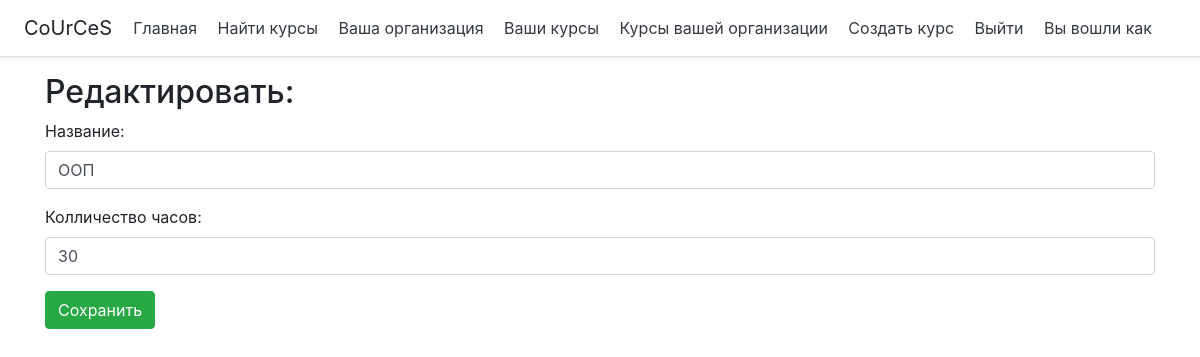
The page /edit-topic/4/ on the database as committed earlier.
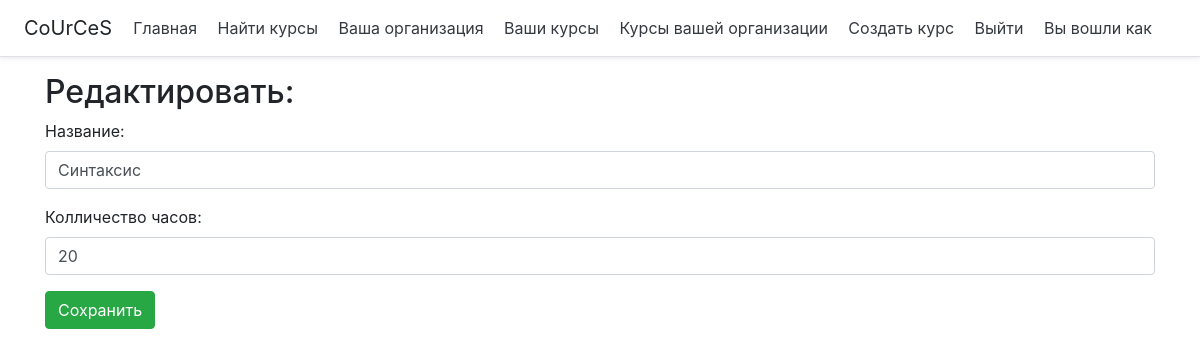
The same page on the database as committed later.
### cource/models.py (models this page shows, shortened)
class Topic(models.Model):
    cource = models.ForeignKey(Cource, on_delete = models.CASCADE)
    name = models.CharField('Название', max_length=100)
    hours = models.IntegerField('Колличество часов')

### cource/views.py (the view)
# urls.py: path('edit-topic/<int:topic_id>/', views.edit_topic, name='edit_topic'),
def edit_topic(request, topic_id):
    topic = Topic.objects.get(id=topic_id)
    if request.method == "POST":
        topic.name = request.POST.get("name")
        topic.hours = request.POST.get("hours")
        cource_id = topic.cource.id
        topic.save()
        return redirect('edit_cource', cource_id)
    else:
        context = {
            'topic':topic,
        }
        return render(request, 'cource/topic/edit_topic.html', context)

### cource/templates/cource/topic/edit_topic.html (shortened to what this page needs)
{% extends "cource/base_user.html" %}
{% block content %}
    <h2>Редактировать:</h2>
    <form method="post">
        <p>
            <label for="name">Название:</label>
            <input class='form-control' type="text" name="name" value={{ topic.name }} required>
        </p>
        <p>
            <label for="hours">Колличество часов:</label>
            <input class='form-control' type="number" name="hours" value={{ topic.hours }} required>
        </p>
        <p><button type="submit" class="btn btn-success">Сохранить</button></p>
    </form>
{% endblock %}

Rows that differ between the two databases and show on the page:
changed Topic: name "ООП" → "Синтаксис"; hours "30" → "20"
